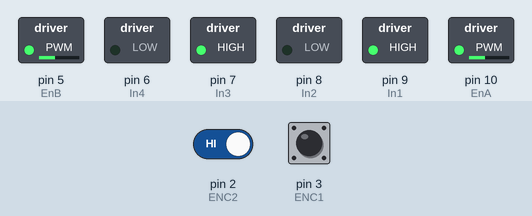
A sketch run on a simulated Arduino Uno, built with avr-gcc and run on an emulated ATmega328P. On the bench: switched loads named in the sketch (green lamp = pin HIGH). The test bench sets the inputs (shaded band); at power-on: pin 2 (ENC2) HIGH, pin 3 (ENC1) HIGH. What the sketch prints to the serial monitor is not drawn.

Above: at 1.2 s.
1.3 s: pin 2 (ENC2) driven LOW
Timing chart, 0 to 4.3 s (numbered marks = the images above; inputs shaded):
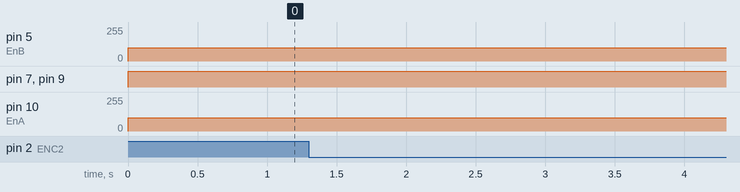

The sketch:

Robot_Straight_with_optical_Encoder.ino
```cpp
#include <elapsedMillis.h>
elapsedMillis timeElapsed;
#define EnA 10  //motor enable
#define EnB 5
#define In1 9   // motor input signals
#define In2 8
#define In3 7
#define In4 6
#define ENC1 3  //encoder inputs
#define ENC2 2
int temp_enc1;  //temporary variables for encoder calculation
int temp_enc2;
int enc1_count;  //encoder counters
int enc2_count;
int speed1;      //actual speed storing variables
int speed2;
int mot1_speed;  //PWM speed for motors
int mot2_speed;
unsigned int interval;  //for setting interval of speed calculation

void setup()
{
  Serial.begin(9600);
  pinMode(EnA, OUTPUT);
  pinMode(EnB, OUTPUT);
  pinMode(In1, OUTPUT);
  pinMode(In2, OUTPUT);
  pinMode(In3, OUTPUT);
  pinMode(In4, OUTPUT);
  pinMode(ENC1, INPUT);
  pinMode(ENC2, INPUT);
  temp_enc1 = 0; enc1_count = 0;    //intitialize variables
  temp_enc2 = 0; enc2_count = 0;
  speed1 = 0; speed2 = 0;
  mot1_speed = 100; mot2_speed = 100;  //set initial speed of motor
  interval = 100;    //speed is measured every 200ms
}
void goStraight(int speed1, int speed2)   //run both motors in the same direction
{
  digitalWrite(In1, HIGH); // turn on motor A
  digitalWrite(In2, LOW);
  analogWrite(EnA, speed1); // set speed out of 255

  digitalWrite(In3, HIGH); // turn on motor B
  digitalWrite(In4, LOW);
  analogWrite(EnB, speed2); // set speed out of 255

}

int speedMeasure()       //function to measure speed
{
  int enc1_status = digitalRead(ENC1); //read pulses from encoder
  int enc2_status = digitalRead(ENC2);

  if(temp_enc1!= enc1_status)   //to detect change in pulse which corresponds to movement
  { enc1_count++;
    temp_enc1= enc1_status;
  }

  if(temp_enc2!= enc2_status)  //to detect change in pulse which corresponds to movement
  { enc2_count++;
    temp_enc2= enc2_status;
  }

  if (timeElapsed > interval)    //update speed
  { speed1 = enc1_count;
    speed2 = enc2_count;
    enc1_count = 0;
    enc2_count = 0;
    timeElapsed = 0;
  }

}

void loop()
{ if (timeElapsed > interval)
 {
  Serial.print(mot1_speed);
  Serial.print("    ");
  Serial.print(mot2_speed);
  Serial.println();


  if(speed1 > speed2)
  {
//    if(mot1_speed>100)
    mot1_speed--;
//    else
    mot2_speed++;
  }

  if(speed2 > speed1)
  {
//   if(mot2_speed>100)
   mot2_speed--;
//   else
   mot1_speed++;
  }
 }

  speedMeasure();    //calling function to update speed
  goStraight(mot1_speed,mot2_speed);  //setting motors to run at updaed speed
}
```

Measured:
- after the input at 1.3 s, pin 5 (EnB): 100/255 → 99/255 after 0.12 s; pin 10 (EnA): 100/255 → 101/255 after 0.12 s
